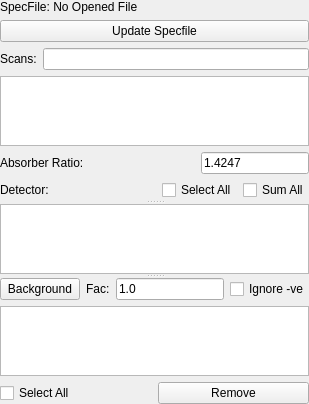
      <widget class="QSplitter" name="splitter">
       <property name="orientation">
        <enum>Qt::Vertical</enum>
       </property>
       <widget class="QWidget" name="layoutWidget">
        <layout class="QVBoxLayout" name="verticalLayout_2">
         <item>
          <layout class="QVBoxLayout" name="verticalLayout_14">
           <item>
            <widget class="QLabel" name="specFileLabel">
             <property name="text">
              <string>SpecFile: No Opened File</string>
             </property>
            </widget>
           </item>
           <item>
            <widget class="QPushButton" name="speUpSpeFilePushButton">
             <property name="enabled">
              <bool>true</bool>
             </property>
             <property name="text">
              <string>Update Specfile</string>
             </property>
            </widget>
           </item>
           <item>
            <layout class="QHBoxLayout" name="horizontalLayout_3">
             <item>
              <widget class="QLabel" name="scansLabel">
               <property name="sizePolicy">
                <sizepolicy hsizetype="Preferred" vsizetype="Minimum">
                 <horstretch>0</horstretch>
                 <verstretch>0</verstretch>
                </sizepolicy>
               </property>
               <property name="text">
                <string>Scans:</string>
               </property>
              </widget>
             </item>
             <item>
              <widget class="QLineEdit" name="scansLineEdit"/>
             </item>
            </layout>
           </item>
           <item>
            <widget class="QListWidget" name="scanListWidget">
             <property name="sizePolicy">
              <sizepolicy hsizetype="Preferred" vsizetype="Expanding">
               <horstretch>0</horstretch>
               <verstretch>0</verstretch>
              </sizepolicy>
             </property>
             <property name="toolTip">
              <string>Spec Scans</string>
             </property>
             <property name="selectionMode">
              <enum>QAbstractItemView::ExtendedSelection</enum>
             </property>
             <property name="movement">
              <enum>QListView::Static</enum>
             </property>
             <property name="selectionRectVisible">
              <bool>false</bool>
             </property>
            </widget>
           </item>
          </layout>
         </item>
         <item>
          <layout class="QHBoxLayout" name="horizontalLayout_26">
           <item>
            <widget class="QLabel" name="label_9">
             <property name="sizePolicy">
              <sizepolicy hsizetype="Fixed" vsizetype="Fixed">
               <horstretch>0</horstretch>
               <verstretch>0</verstretch>
              </sizepolicy>
             </property>
             <property name="text">
              <string>Absorber Ratio:</string>
             </property>
            </widget>
           </item>
           <item>
            <spacer name="horizontalSpacer_32">
             <property name="orientation">
              <enum>Qt::Horizontal</enum>
             </property>
             <property name="sizeHint" stdset="0">
              <size>
               <width>40</width>
               <height>20</height>
              </size>
             </property>
            </spacer>
           </item>
           <item>
            <widget class="QLineEdit" name="AbsFacLineEdit">
             <property name="sizePolicy">
              <sizepolicy hsizetype="Fixed" vsizetype="Fixed">
               <horstretch>0</horstretch>
               <verstretch>0</verstretch>
              </sizepolicy>
             </property>
             <property name="text">
              <string>1.4247</string>
             </property>
            </widget>
           </item>
          </layout>
         </item>
         <item>
          <layout class="QHBoxLayout" name="horizontalLayout_2">
           <item>
            <widget class="QLabel" name="imagesLabel">
             <property name="text">
              <string>Detector:</string>
             </property>
            </widget>
           </item>
           <item>
            <spacer name="horizontalSpacer">
             <property name="orientation">
              <enum>Qt::Horizontal</enum>
             </property>
             <property name="sizeHint" stdset="0">
              <size>
               <width>40</width>
               <height>20</height>
              </size>
             </property>
            </spacer>
           </item>
           <item>
            <widget class="QCheckBox" name="imageSelectAllCheckBox">
             <property name="text">
              <string>Select All</string>
             </property>
            </widget>
           </item>
           <item>
            <widget class="QCheckBox" name="gixSumCheckBox">
             <property name="sizePolicy">
              <sizepolicy hsizetype="Fixed" vsizetype="Fixed">
               <horstretch>0</horstretch>
               <verstretch>0</verstretch>
              </sizepolicy>
             </property>
             <property name="text">
              <string>Sum All</string>
             </property>
            </widget>
           </item>
          </layout>
         </item>
        </layout>
       </widget>
       <widget class="QListWidget" name="imageListWidget">
        <property name="sizePolicy">
         <sizepolicy hsizetype="Preferred" vsizetype="Expanding">
          <horstretch>0</horstretch>
          <verstretch>0</verstretch>
         </sizepolicy>
        </property>
        <property name="selectionMode">
         <enum>QAbstractItemView::ExtendedSelection</enum>
        </property>
       </widget>
       <widget class="QWidget" name="layoutWidget">
        <layout class="QVBoxLayout" name="verticalLayout">
         <item>
          <layout class="QHBoxLayout" name="horizontalLayout_25">
           <item>
            <widget class="QPushButton" name="backgroundPushButton">
             <property name="text">
              <string>Background</string>
             </property>
             <property name="icon">
              <iconset>
               <normaloff>../../.designer/backup/arrow.png</normaloff>../../.designer/backup/arrow.png</iconset>
             </property>
            </widget>
           </item>
           <item>
            <widget class="QLabel" name="label_15">
             <property name="text">
              <string>Fac:</string>
             </property>
            </widget>
           </item>
           <item>
            <widget class="QLineEdit" name="bgFacLineEdit">
             <property name="text">
              <string>1.0</string>
             </property>
            </widget>
           </item>
           <item>
            <widget class="QCheckBox" name="bgIgnoreNegCheckBox">
             <property name="text">
              <string>Ignore -ve</string>
             </property>
            </widget>
           </item>
          </layout>
         </item>
         <item>
          <widget class="QListWidget" name="backgroundListWidget">
           <property name="selectionMode">
            <enum>QAbstractItemView::MultiSelection</enum>
           </property>
          </widget>
         </item>
         <item>
          <layout class="QHBoxLayout" name="horizontalLayout_24">
           <item>
            <widget class="QCheckBox" name="bgSelectAllCheckBox">
             <property name="text">
              <string>Select All</string>
             </property>
            </widget>
           </item>
           <item>
            <widget class="QPushButton" name="removePushButton">
             <property name="text">
              <string>Remove</string>
             </property>
            </widget>
           </item>
          </layout>
         </item>
        </layout>
       </widget>
      </widget>
